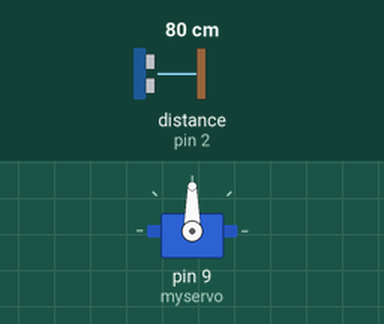
Simulated run of this sketch. Board: Arduino Uno, built with avr-gcc and run on an emulated ATmega328P. Shown: servo. Wiring (inferred from the names in the program): ultrasonic range finder: trigger pin 3; echo pin 2. Inputs (shaded band) come from the test bench; at power-on: distance to the obstacle (sensor on pin 2) 80 cm. The echo pulse lasts 58.3 µs per cm.

Above: at 2.2 s.
2.3 s: distance to the obstacle (sensor on pin 2) set to 33 cm
3.8 s: distance to the obstacle (sensor on pin 2) set to 29 cm
At 5.0 s:
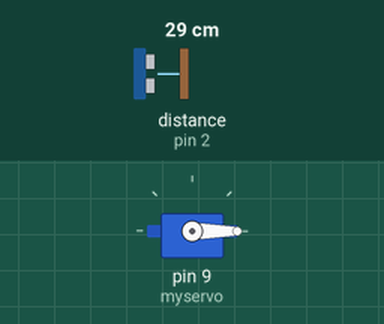
5.3 s: distance to the obstacle (sensor on pin 2) set to 35 cm
At 7.4 s:
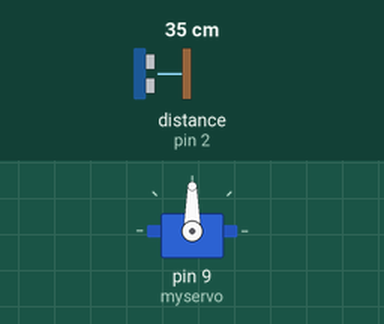
8.3 s: distance to the obstacle (sensor on pin 2) set to 2 cm
At 9.7 s:
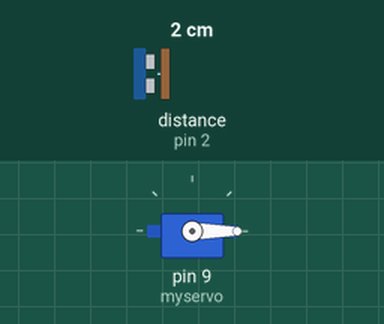
Timing chart, 0 to 10.8 s (numbered marks = the images above; inputs shaded):
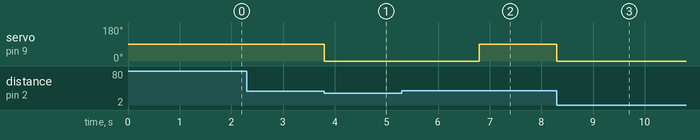

Measured:
- the behaviour switches between 32 and 31 cm on distance to the obstacle (sensor on pin 2) (found by bisection; images 0 and 1)
- after the input at 2.3 s, every drawn part: stays the same
- after the input at 3.8 s, servo on pin 9 (myservo): 90° → 0° at once
- after the input at 5.3 s, servo on pin 9 (myservo): 0° → 90° after 1.5 s
- after the input at 8.3 s, servo on pin 9 (myservo): 90° → 0° at once

The sketch:

servo-ultrasonic.ino
```cpp
#include <Servo.h>
#define echoPin 2
#define trigPin 3

// variables
Servo myservo;
long duration;
int distance;

void setup() {
  pinMode(trigPin, OUTPUT);
  pinMode(echoPin, INPUT);
  Serial.begin(9600);
  myservo.attach(9);
  delay(1000);
  myservo.write(90);
}
void loop() {
  digitalWrite(trigPin, LOW);
  delayMicroseconds(2);
  digitalWrite(trigPin, HIGH);
  delayMicroseconds(10);
  digitalWrite(trigPin, LOW);
  duration = pulseIn(echoPin, HIGH);
  distance = duration * 0.034 / 2;
  if(distance <= 30) {
    myservo.write(0);
    delay(3000);
    myservo.write(90);
  }
}
```
